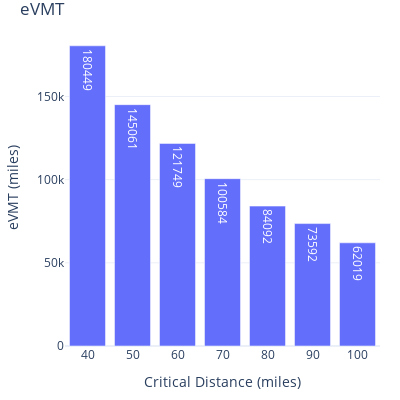

The code cell stored with this chart in its notebook:
### Markdown cell above
#### 5.2 eVMT

### Code cell
fig = go.Figure(
    data=[
        go.Bar(
            name="eVMT",
            x=count_stats['param_value'],
            y=count_stats['evmt'],
            offsetgroup=1,
            text=count_stats['evmt'],
            textposition='auto',
        )
    ],
    layout=go.Layout(
        title="eVMT",
        yaxis_title="eVMT (miles)", 
        xaxis_title="Critical Distance (miles)", uniformtext_minsize=8, uniformtext_mode='hide', width=400, height=400
        
    )
)
fig.update_xaxes(type='category')

fig.update_layout(margin=dict(l=20, r=20, t=30, b=20), uniformtext_minsize=8, uniformtext_mode='hide', template='plotly_white')
fig.show()

### Figure 1 — Plotly figure (JSON) as saved in the notebook; plotly's stock layout.template omitted (floating-point values rounded to 4 significant figures)
{"data": [{"name": "eVMT", "offsetgroup": "1", "text": [180449, 145061, 121749, 100584, 84092, 73592, 62019], "textposition": "auto", "type": "bar", "x": [40, 50, 60, 70, 80, 90, 100], "y": [180449, 145061, 121749, 100584, 84092, 73592, 62019]}], "layout": {"height": 400, "margin": {"b": 20, "l": 20, "r": 20, "t": 30}, "title": {"text": "eVMT"}, "uniformtext": {"minsize": 8, "mode": "hide"}, "width": 400, "xaxis": {"autorange": true, "range": [-0.5, 6.5], "title": {"text": "Critical Distance (miles)"}, "type": "category"}, "yaxis": {"autorange": true, "range": [0, 189900.0], "title": {"text": "eVMT (miles)"}, "type": "linear"}}}
